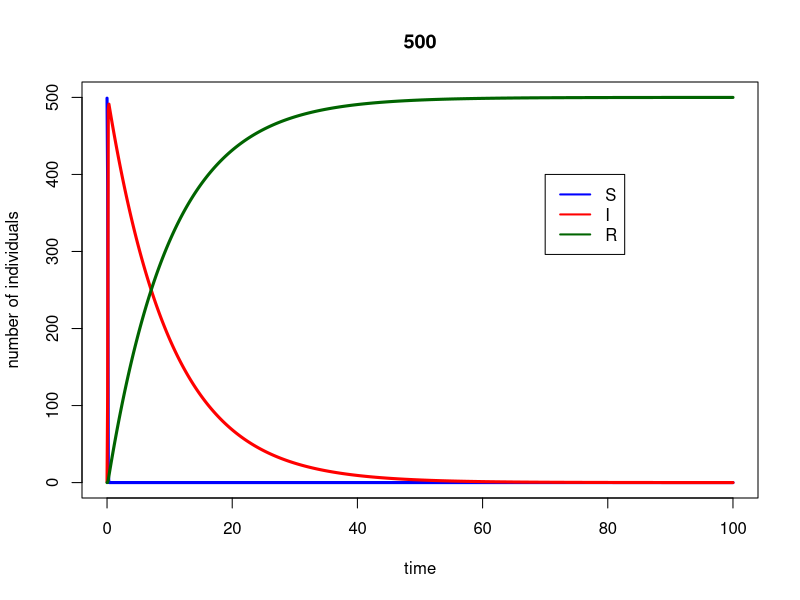
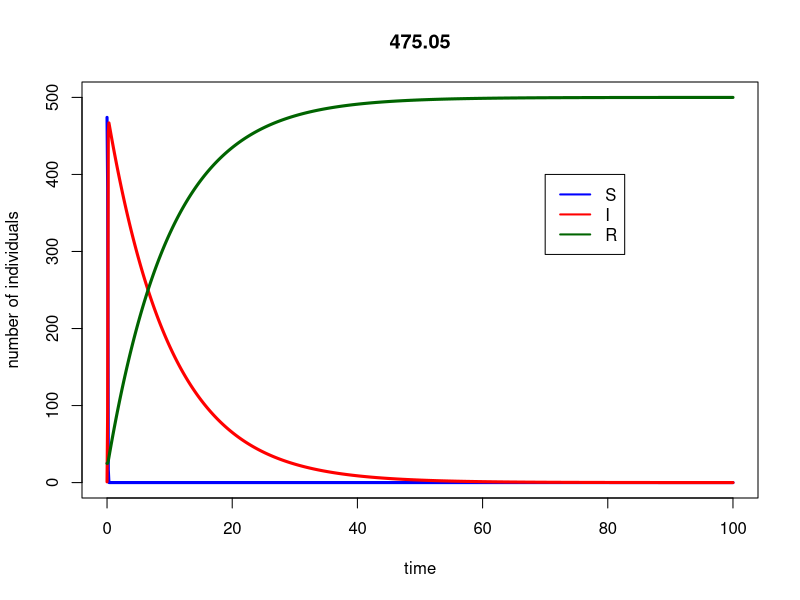
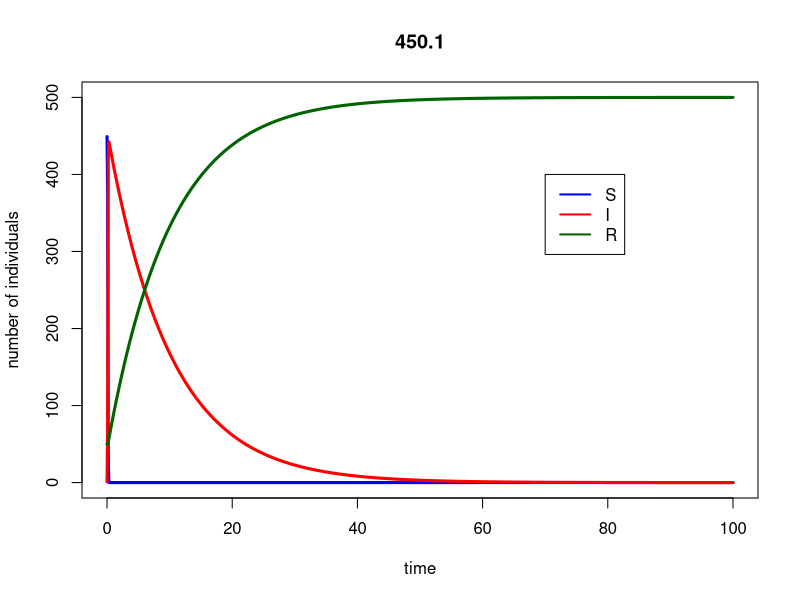
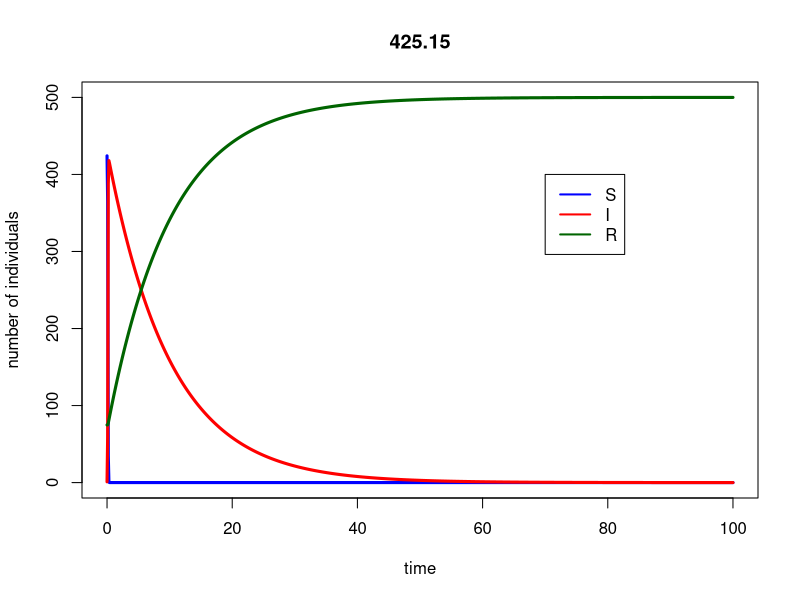
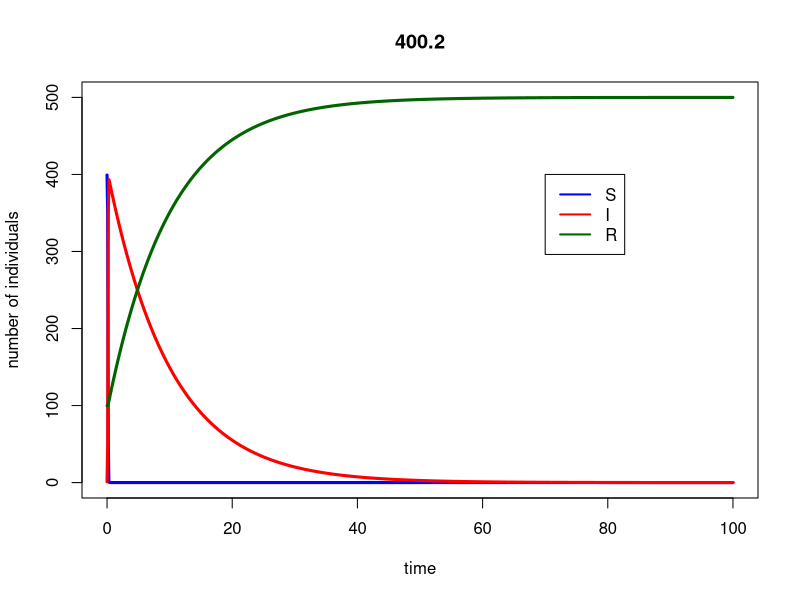
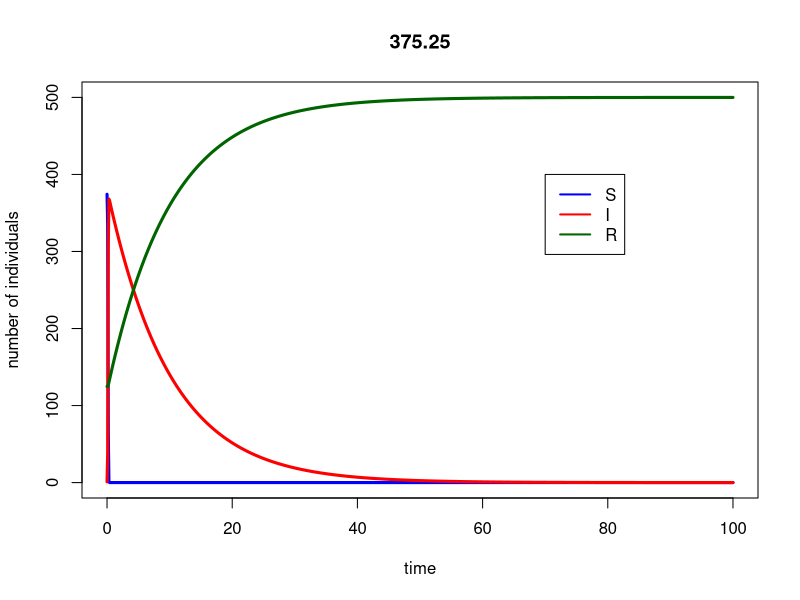
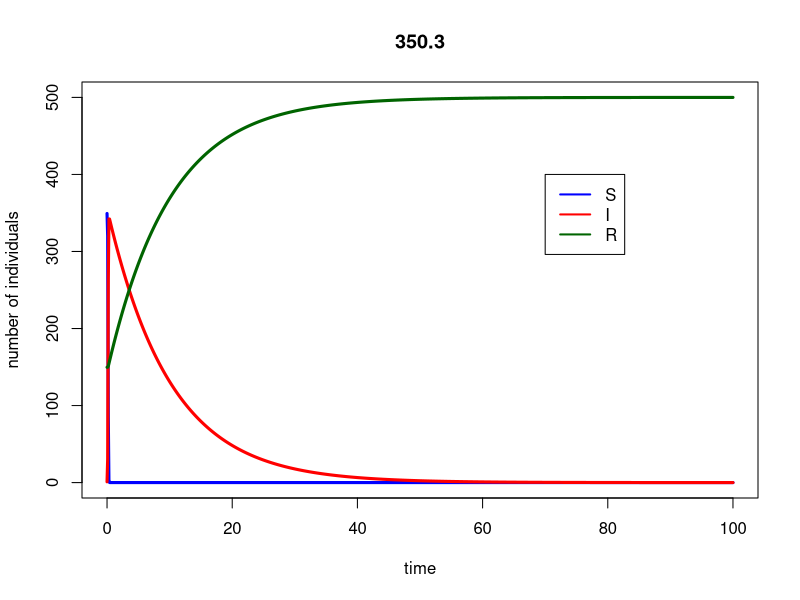
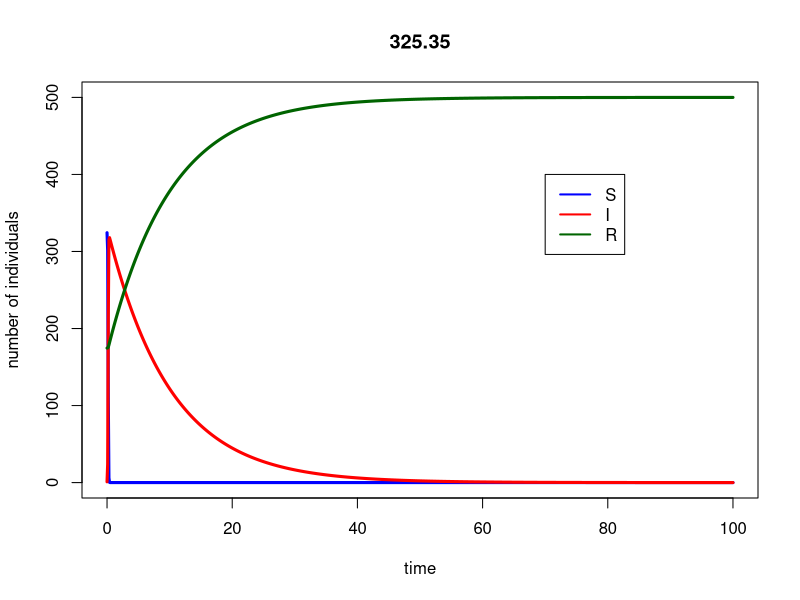

Write R code to recreate these figures, in order.
##########################################################
# Starting script to the module 'SIR models of epidemics'
##########################################################

# implements the basic SIR model, and plots simulation results

## Here you only need to know basic things:
##  #	To make comments
##  <-	Assigning a value to a symbol
##  c	To create a vector c(v1, v2, ..., vn)
##  e	is *10^
##  seq(a,b,c)	To create a sequence from a to b with intervals c


###################################
# FUNCTION DEFINITIONS
###################################

###
# SIR <- function(t, x, parms)
# Use: calculates the derivatives for the SIR model
# Input: 
#      t: time (not used here, because there is no explicit time dependence)
#      x: vector of the current values of all variables (S, I, R)
#      parms: vector of all parameter values
# Output:
#      der: vector of derivatives

# To use the lsoda function, the model function has to be a function of t (time),
# x (the vector of the variables) and parms (the parameters of the model).

SIR <- function(t, x, parms){

# Beta and r are not global variables. This means that if you type beta in R, the output will be 'beta',
# and not its value. You have to specify that you want to use the value of beta from 'parms' to solve the ODEs.
# Similarly, the variables of the model are taken from the vector x. This is done by the 'with' function.

  with(as.list(c(parms,x)),{
    dS <- - beta*S*I
    dI <- + beta*S*I - r*I
    dR <- r*I         # Note: because S+I+R=constant, this equation could actually be omitted,
                  # and R at any time point could simply be calculated as N-S-I.
    der <- c(dS, dI,dR)
    list(der)  # the output must be returned    
  }) # end of 'with'

}  # end of function definition


###########################
# MAIN PROGRAM
###########################

### LOAD LIBRARIES
#load R library for ordinary differential equation solvers
library(deSolve)
imax = 3
for(i in 1:imax){
  
R0_vektor = vector(mode="list") #ez lesz amiben az R0-okat tárolom
### INITIALIZE PARAMETER SETTINGS
for (v in 1:21) {
  f = (v-1)/20
  index = f*100
  S0 = 499
  parms <- c(beta=10^(-i), r=1e-1)		# set the parameters of the model
  inits <- c(S=(1-f)*S0, I=1, R=f*S0)		# set the initial values
  dt    <- seq(0,100,0.1)			# set the time points for evaluation


  # Calculate and print R_0 on the screen
  N <- sum(inits)
  R_0 <- with(as.list(parms),{beta*(N-f*S0)/r})
  # print(paste("hany szazalek oltott", index))
  # print(paste("R_0 =",R_0),quote=FALSE)
  R0_vektor[v] = (R_0) #a vektor/lista/kisfaszom v-edik eleme legyen az aktualis R0 ertek
  names(R0_vektor)[v] = f*100 #a vektor/lista/kisfaszom v-edik elemenek a neve legyen az oltottsagi %


  ### SIMULATE THE MODEL

  ## Use lsoda to solve the differential equations numerically. The syntax should be
  ## lsoda(initial values, time points, function, parameters)

  simulation <- as.data.frame(lsoda(inits, dt, SIR, parms=parms)) # this way our set 'parms' will be used as default

  ### PLOT THE OUTPUT

  # If you remove the # before pdf(...) and dev.off(), the output will be written in a pdf file,
  # in the working directory. If you don't, a window containing your graph will just pop up.

  #pdf("startingscript.pdf")
  #par(cex=1.7)
  # Plot S according to time, in blue, and add the graph I and R according to time,
  # in red and dark green respectively. Call help(plot) for further details.

  attach(simulation) # this command allows you to refer to the columns of the data frame directly.

  plot(dt, S, type="l", col="blue", ylim=c(0,sum(inits)), main = R_0, xlab="time", ylab="number of individuals",lwd=3)
  lines(dt, I, type="l", col="red",lwd=3)
  lines(dt, R, type="l", col="darkgreen",lwd=3)

  # Add a legend to the graph
  legend(70,400, legend=c("S","I","R"), col=c("blue", "red", "darkgreen"), lty=1,lwd=2)
  #dev.off()

  detach(simulation) # clean up the search path
}
 print(R0_vektor)
volte = FALSE #ebben tarolom, hogy van-e olyan oltottsag, ami megelozi a jarvanyt
for (a in 1:length(R0_vektor)) {
  if (R0_vektor[a] <= 1) {
    print(names(R0_vektor)[a])
    volte = TRUE
    break
  }
}
if (volte == FALSE) {
  print("Mind meg fogunk dogleni")
}
}
